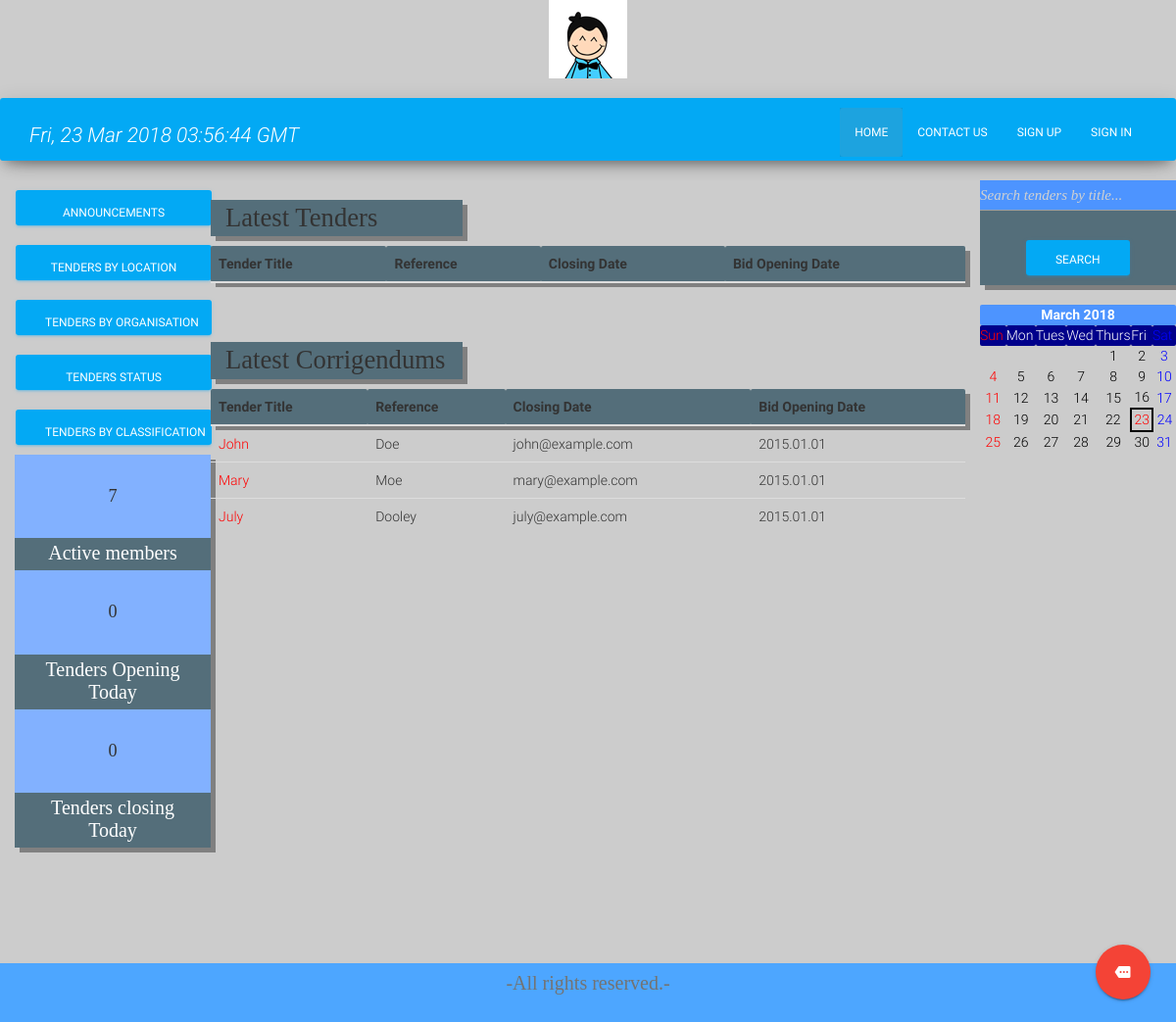
/home/home.php, run on an earlier commit of the app's database.
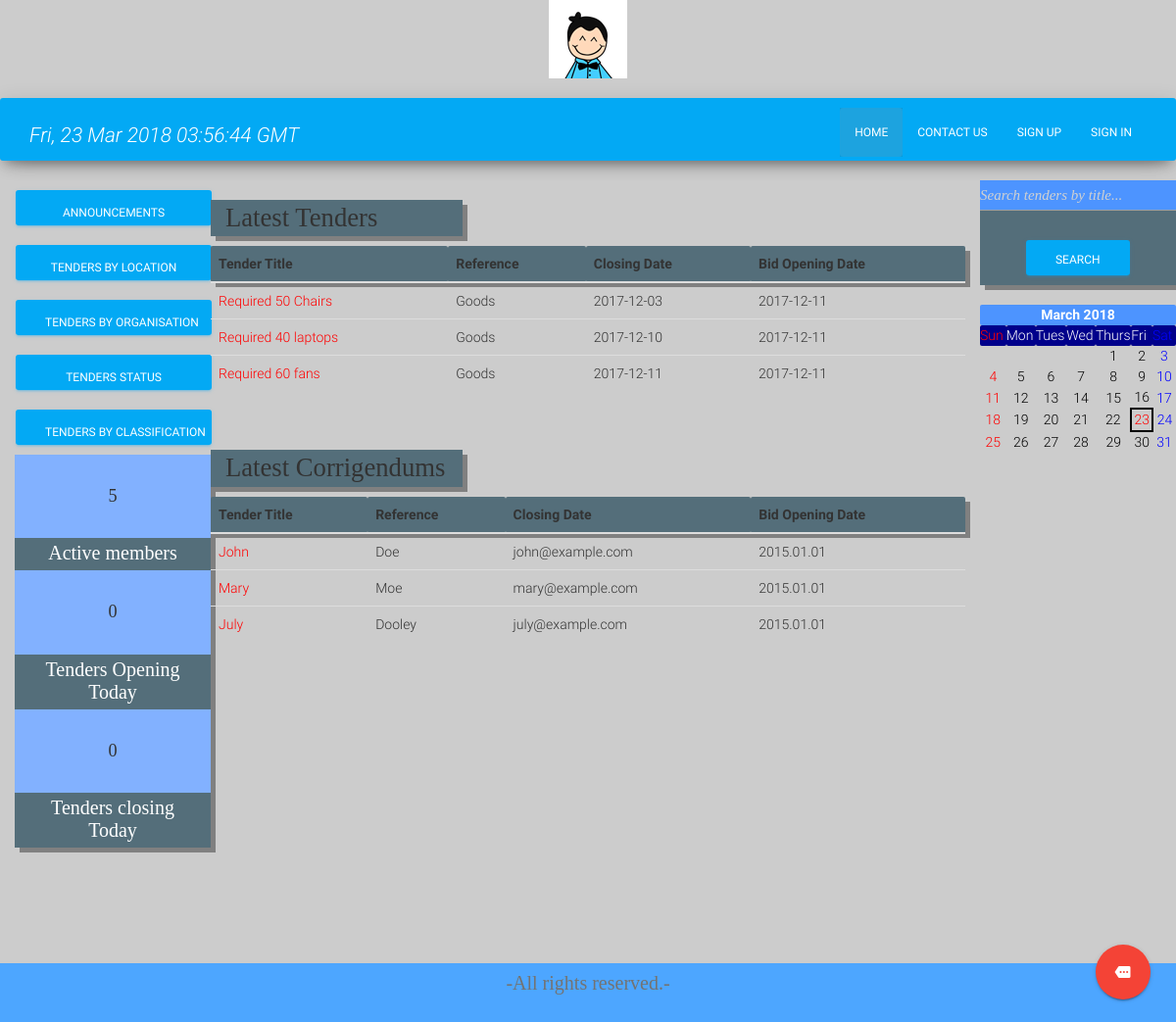
And on a later commit of the database.
### tables this page shows
CREATE TABLE `tender` (
  `TenderID` varchar(10) NOT NULL,
  `TenderTitle` varchar(100) NOT NULL,
  `TenderFile` text NOT NULL,
  `TOwner` text NOT NULL,
  `ODate` date NOT NULL,
  `OTime` time NOT NULL,
  `CDate` date NOT NULL,
  `CTime` time NOT NULL,
  `Category` text NOT NULL
);

### home/home.php (the view, shortened to what this page needs)
<!doctype html>
<?php include 'connection.php'; ?>
<html lang="en">
<head>
  <link rel="stylesheet" href="https://maxcdn.bootstrapcdn.com/bootstrap/3.3.7/css/bootstrap.min.css">
	<link rel="stylesheet" href="https://maxcdn.bootstrapcdn.com/font-awesome/latest/css/font-awesome.min.css" />
    <link type="text/css" rel="stylesheet" href="materialize/css/materialize.min.css"  media="screen,projection"/>
    <link href="assets/css/bootstrap.min.css" rel="stylesheet" />
    <link href="assets/css/material-kit.css" rel="stylesheet"/>
    <link rel="stylesheet" type="text/css"  href="home_css/home.css">
</head>
<body onload="displayCalendar()">
		<div class="row">
  		<div class align="center">
		<a href="index.html"><img id="logo" src="logo.png" alt="Worthy"></a></div>
		</div>
<div class="wrapper">
	<div class="header">
		<nav class="navbar navbar-info" role="navigation">
	<div class="container-fluid">
    	<div class="collapse navbar-collapse" id="bs-example-navbar-collapse-1">
         <i  class="brand-logo"><p id="demo"></p></i>
    		<ul class="nav navbar-nav right hide-on-med-and-down">
				<li class="active"><a href="home.php">Home</a></li>
        		<li><a href="home.php">Contact Us</a></li>
        		<li><a href="../Final/Bidder_Module/signup.php">Sign Up</a></li>
        		<li><a href="../Final/Bidder_Module/login.php">Sign In</a></li>
          </ul>
    	</div>
	</div>
</nav>
<div class="container-fluid">
 <div class="row">
    <div class="col-md-2">
      <table >
     		<tr>
     		<td><button class="btn btn-info" style="padding: 15px 30px; width: 200px; ">Announcements</button></td>
     		</tr>
        <tr>
     		<td><button class="btn btn-info" style="padding: 15px 30px; width: 200px; " >Tenders by Location</button></td>
     		</tr>
        <tr>
     		<td><button class="btn btn-info" style="padding: 15px 30px; width: 200px; " >Tenders by Organisation</button></td>
     		</tr>
        <tr>
     		<td><button class="btn btn-info" style="padding: 15px 30px; width: 200px; " >Tenders Status</button></td>
     		</tr>
        <tr>
     		<td><button class="btn btn-info" style="padding: 15px 30px; width: 200px; " >Tenders by Classification</button></td>
     		</tr>
     	</table>
<?php
      $sql1="SELECT COUNT(*) AS num FROM bidder";
      $data = mysqli_query($conn, $sql1);
      $row=mysqli_fetch_assoc($data);
      $activeMembers=$row['num'];
			$sql2="SELECT COUNT(*) AS num FROM tender WHERE ODate=CURDATE()";
			$data2 = mysqli_query($conn, $sql2);
			$row2=mysqli_fetch_assoc($data2);
			$openToday=$row2['num'];
			$sql3="SELECT COUNT(*) AS num FROM tender WHERE CDate=CURDATE()";
			$data3 = mysqli_query($conn, $sql3);
			$row3=mysqli_fetch_assoc($data3);
			$closeToday=$row3['num'];
     ?>
      <div class="container-fluid">
        <div class="row">
            <div class=" #82b1ff blue accent-1" style="padding: 20px 10px; width: 200px; box-shadow: 5px 5px grey" align="center"><h4 style="font-family:serif;"><?php echo $activeMembers;?></h4></div>
            <div class=" #546e7a blue-grey darken-1 " align="center" style="padding: 5px 10px; width: 200px; box-shadow: 5px 5px grey"><span style="font-family:serif; color:white; font-size: 15pt" >Active members</span></div>
            <div class=" #82b1ff blue accent-1  " style="padding: 20px 10px; width: 200px; box-shadow: 5px 5px grey " align="center"><h4 style="font-family:serif;"><?php echo $openToday;?></h4></div>
            <div class=" #546e7a blue-grey darken-1  " align="center" style="padding: 5px 20px; width: 200px; box-shadow: 5px 5px grey"><span style="font-family:serif; color:white; font-size: 15pt" >Tenders Opening Today</span></div>
            <div class="  #82b1ff blue accent-1  " style="padding: 20px 20px; width: 200px; box-shadow: 5px 5px grey " align="center"><h4 style="font-family:serif;"><?php echo $closeToday;?></h4></div>
            <div class=" #546e7a blue-grey darken-1 " align="center" style="padding: 5px 20px; width: 200px; box-shadow: 5px 5px grey"><span style="font-family:serif; color:white; font-size: 15pt" >Tenders closing Today</span></div>
        </div>
      </div>
     </div>
		<?php
			$sql="SELECT * FROM tender";
			$result = mysqli_query($conn, $sql);
		 ?>
    <div class="col-md-8">
     <div class="row">
      <div class="container-fluid">
      <h3 class="#546e7a blue-grey darken-1 col-md-4" style=" box-shadow: 5px 5px grey; font-family:Impact;  font-size: 20pt">Latest Tenders</h3>
      <table class="table table-hover">
      <thead class="#546e7a blue-grey darken-1" style=" box-shadow: 5px 5px grey" >
        <tr>
          <th>Tender Title</th>
          <th>Reference</th>
          <th>Closing Date</th>
          <th>Bid Opening Date</th>
        </tr>
      </thead>
      <tbody>
				<?php
				while ($row = mysqli_fetch_assoc($result)) {
				 ?>
        <tr>
          <td><?php echo $row["TenderTitle"] ?></td>
          <td><?php echo $row["Category"] ?></td>
          <td><?php echo $row["CDate"] ?></td>
          <td><?php echo $row["ODate"] ?></td>
        </tr>
				<?php
				}
				 ?>
      </tbody>
      </table>
      </div>
     </div>
    <div class="row">
      <div class="container-fluid">
      <h3 class="#546e7a blue-grey darken-1 col-md-4" style=" box-shadow: 5px 5px grey; font-family:Impact;  font-size: 20pt ">Latest Corrigendums</h3>
      <table class="table table-hover">
      <thead class="#546e7a blue-grey darken-1" style=" box-shadow: 5px 5px grey">
        <tr>
          <th>Tender Title</th>
          <th>Reference</th>
          <th>Closing Date</th>
          <th>Bid Opening Date</th>
        </tr>
      </thead>
      <tbody>
        <tr>
          <td>John</td>
          <td>Doe</td>
          <td>john@example.com</td>
          <td>2015.01.01</td>
        </tr>
        <tr>
          <td>Mary</td>
          <td>Moe</td>
          <td>mary@example.com</td>
          <td>2015.01.01</td>
        </tr>
        <tr>
          <td>July</td>
          <td>Dooley</td>
          <td>july@example.com</td>
          <td>2015.01.01</td>
        </tr>
      </tbody>
      </table>
    </div>
    </div>
     </div>
    <div class="col-md-2">
    <div class="row #546e7a blue-grey darken-1" style=" box-shadow: 5px 5px grey;" >
      <form action="search.php" method="POST">
        <input id="input"     name="search" type="text" placeholder="Search tenders by title..." required>
        <div align="center">
        <input class="btn btn-info" type="submit" value="Search" >
        </div>
      </form>
    </div>
    <div class="row">
        <div id="calendar"></div>
    </div>
      <div class="fixed-action-btn">
          <a class="btn-floating btn-large red">
          <i class="large material-icons">more</i>
          </a>
      </div>
 </div>
</div>
		</div>
	</div>
</div>
<footer id="red">
  <h2 class="text">-All rights reserved.-</h2>
</footer>
  </body>
</html>

### home/home_css/home.css (style rules this page uses)
.table-style th:nth-of-type(1),td:nth-of-type(1) { color: red; }
#red { border-width: 15px; background: #4da6ff; position:absolute; height:100%; width:100%; height:60px; }
.text { color: #737373; font-family:serif; font-size: 20px; text-align: center; margin-top: -10px; float: center; }
#input { font-size: 15px; font-family: serif; font-style: italic; background-color: #4d94ff; }

What changed in the data, as far as the page shows it:
added tender: TenderTitle "Required 50 Chairs", Category "Goods", CDate "2017-12-03", ODate "2017-12-11"
added tender: TenderTitle "Required 40 laptops", Category "Goods", CDate "2017-12-10", ODate "2017-12-11"
added tender: TenderTitle "Required 60 fans", Category "Goods", CDate "2017-12-11", ODate "2017-12-11"
Also different on the page:
$activeMembers: "7" → "5"
